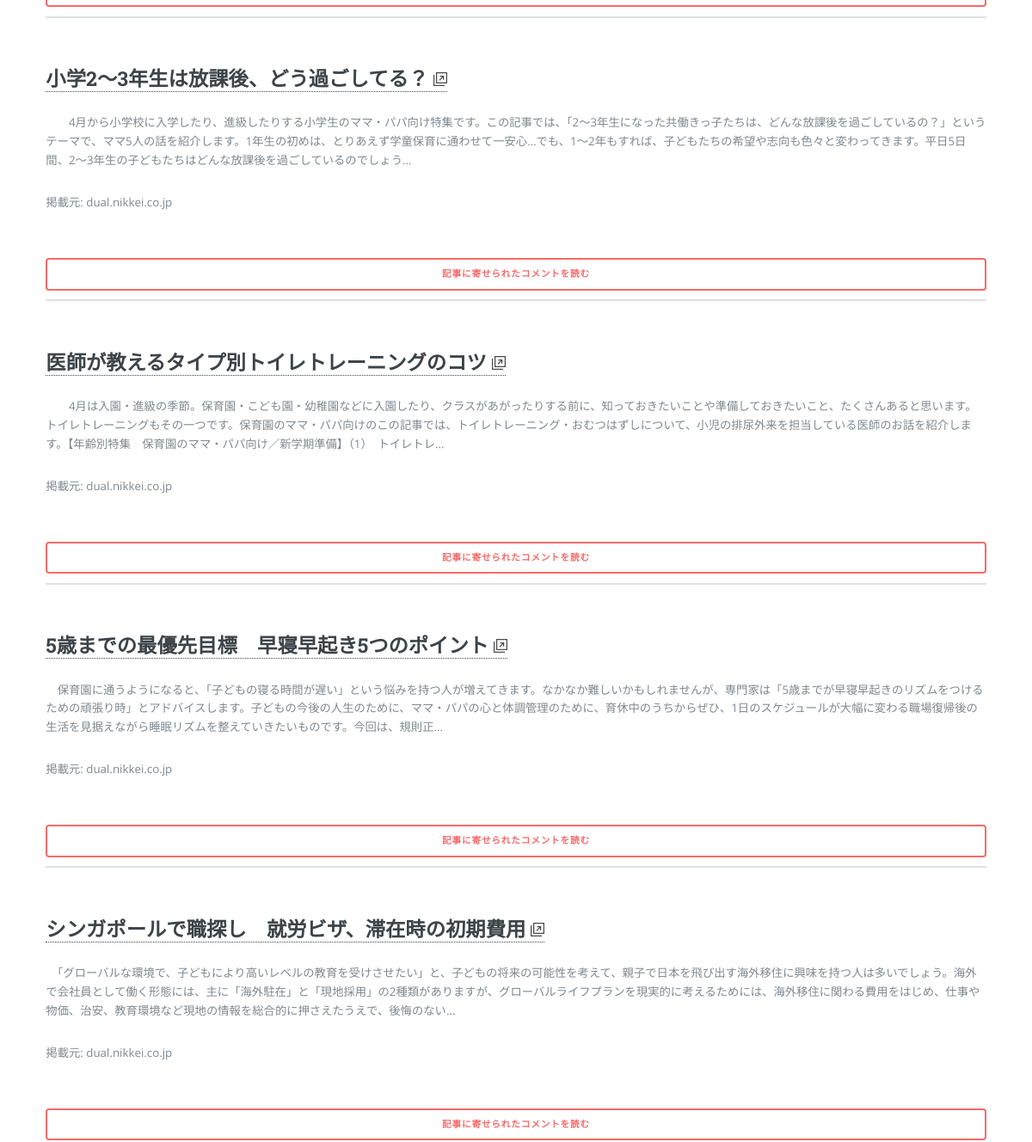
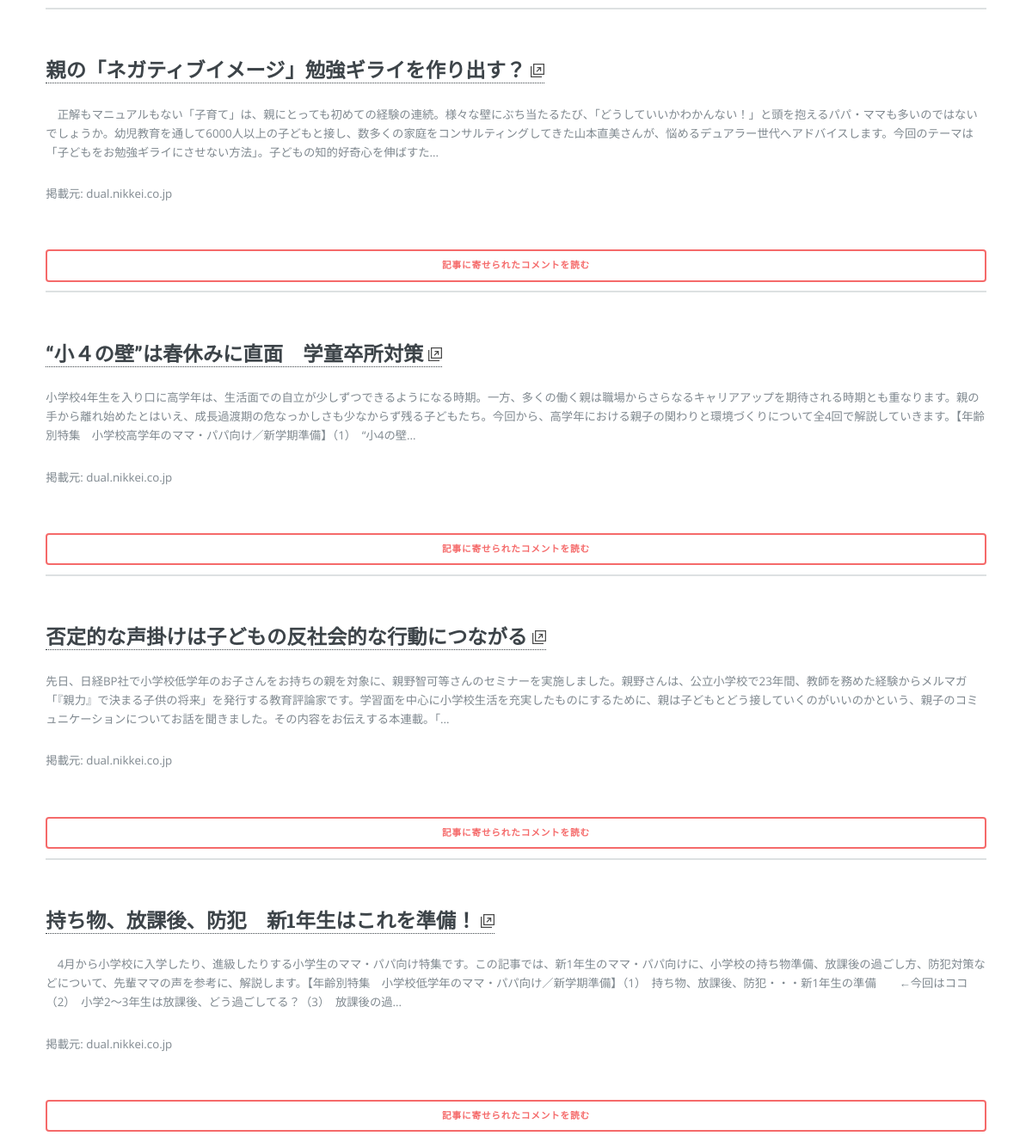
The page /articles/popular/ (lower part) on the database as committed earlier (2 pictures, top to bottom).
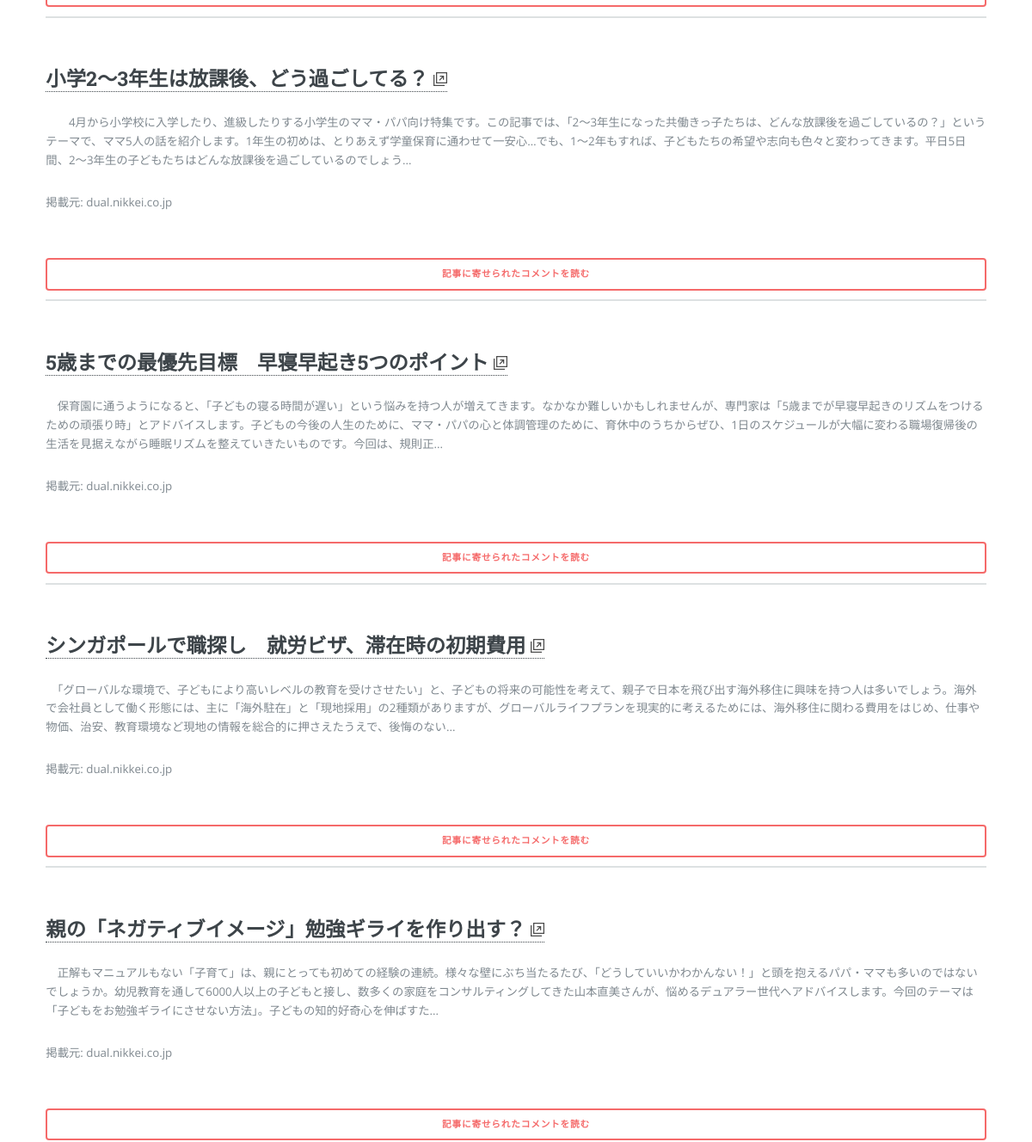
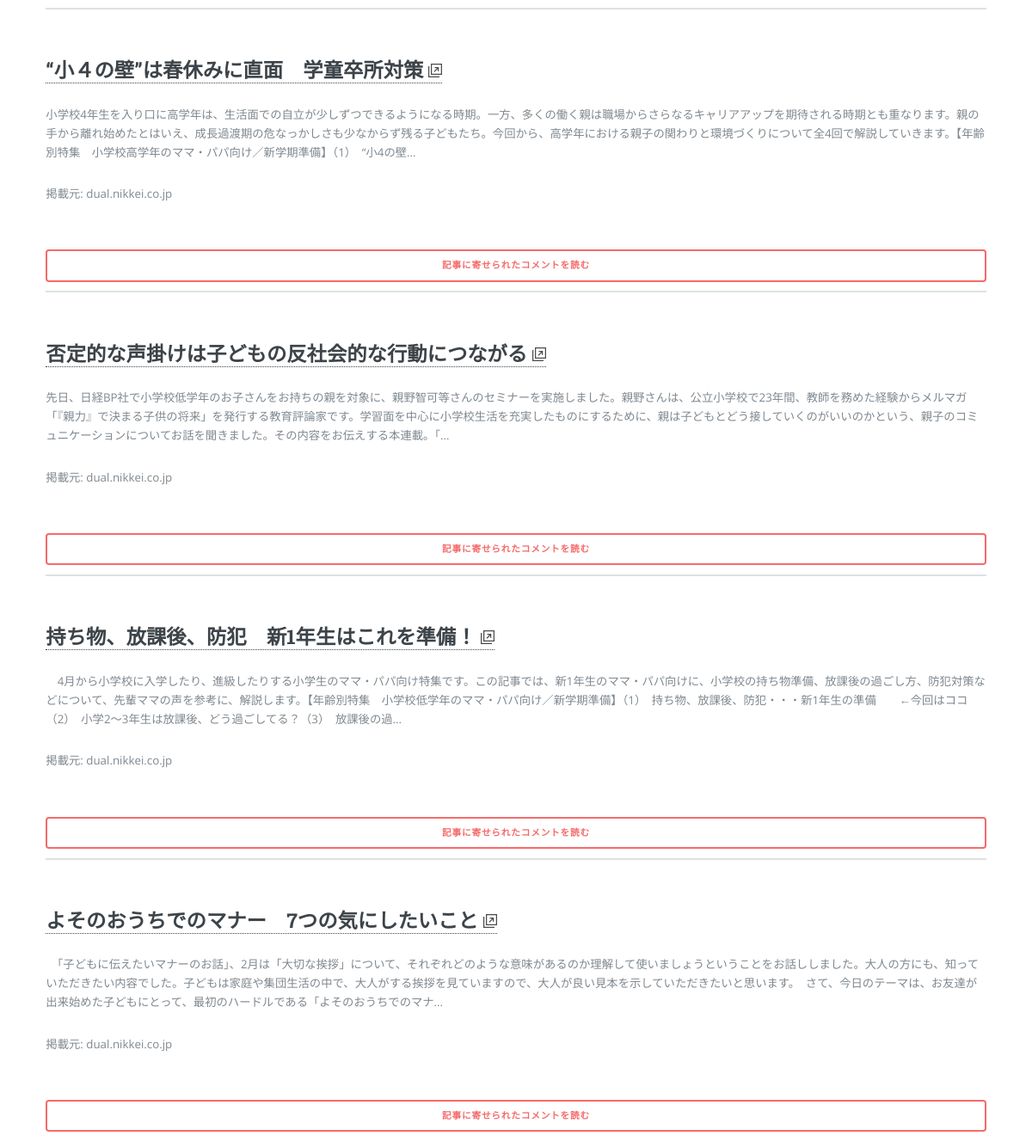
The same page on the database as committed later (2 pictures, top to bottom).
### articles/models.py (models this page shows, shortened)
class Article(models.Model):
    def get_domain(self):
        o = parse.urlparse(self.url)
        if o.netloc and o.scheme:
            return parse.urlparse(self.url).netloc
        else:
            return self.url.split('/')[0]
    title = models.CharField(default='', max_length=100)
    url = models.URLField(default='')
    preface = models.CharField(default='', max_length=300)
    img_url = models.URLField(null=True)
    hits = models.IntegerField(default=0)
    registered_date = models.DateTimeField(auto_now=True)

### articles/views.py (the view)
def popular(request):
    return render(request, 'articles/popular.html')

### articles/templatetags/articles_extras.py (called while the page is built)
@register.filter
def popular_articles(self, num, category=None):
    if category:
        return Article.objects.order_by('hits')[:num] # filter by categories.
    else:
        return Article.objects.order_by('hits')[:num]

@register.filter
def complete_url(url):
    return ''.join(['http://', url])

@register.inclusion_tag('articles/article_node.html')
def article_node(article):
    return {'article': article}

@register.inclusion_tag('articles/article_detail_button.html')
def article_detail_button(article):
    return {'article': article}

### commons/templatetags/commons_extras.py (called while the page is built)
@register.inclusion_tag('commons/search_form.html')
def search_form():
    search_form = SearchForm(prefix='search')
    return {'search_form': search_form}

### articles/templates/articles/popular.html
{% extends 'commons/base.html' %}
{% load articles_extras %}
{% block content %}
  {% for article in ''|popular_articles:10 %}
    {% article_node article %}
    {% article_detail_button article %}
  {% endfor %}
{% endblock content %}

### articles/templates/articles/article_node.html
{% load static %}
{% load articles_extras %}
<section id="article_{{ article.id }}">
  <h2><a href="{{ article.url|complete_url }}" target="_blank">{{ article.title }} <img src="{% static 'commons/images/external_link.png' %}"></a></h2>
  <p>{{ article.preface }}<p>
  <p>掲載元: {{ article.get_domain }}</p>
</section>

### articles/templates/articles/article_detail_button.html
{% load articles_extras %}
<a href="{% url 'articles:detail' article.id %}" class="button fit">記事に寄せられたコメントを読む</a>

Rows that differ between the two databases and show on the page:
no longer on this page (row edited): Article: title "医師が教えるタイプ別トイレトレーニングのコツ", preface "4月は入園・進級の季節。保育園・こども園・幼稚園などに入園したり、クラスがあがったりする前に、知っておきたいことや準備しておきたいこと、たくさんあると思います。トイレトレーニングもその一つです。保育園のママ・パパ向けのこの記事では、トイレトレーニング・おむつはずしについて、小児の排尿外来を担当している医師のお話を紹介します。【年齢別特集 保育園のママ・パパ向け／新学期準備】（1） トイレトレ...", get_domain "dual.nikkei.co.jp"
now on this page (row unchanged): Article: title "よそのおうちでのマナー 7つの気にしたいこと", preface "「子どもに伝えたいマナーのお話」、2月は「大切な挨拶」について、それぞれどのような意味があるのか理解して使いましょうということをお話ししました。大人の方にも、知っていただきたい内容でした。子どもは家庭や集団生活の中で、大人がする挨拶を見ていますので、大人が良い見本を示していただきたいと思います。 さて、今日のテーマは、お友達が出来始めた子どもにとって、最初のハードルである「よそのおうちでのマナ...", get_domain "dual.nikkei.co.jp"
